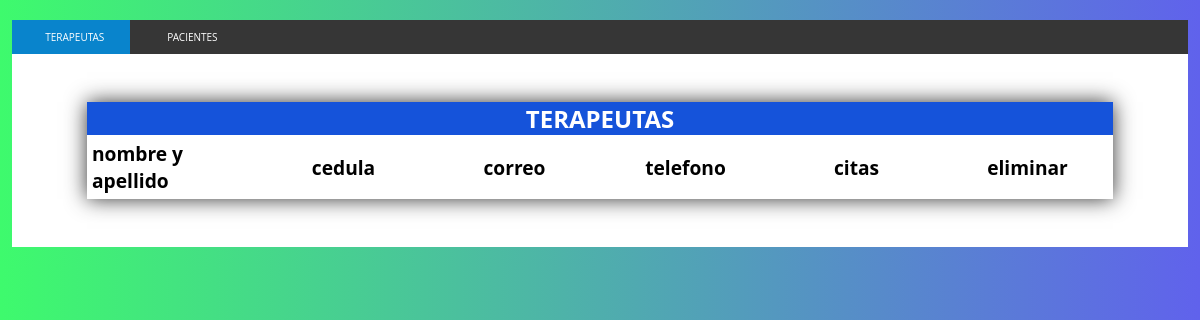
Page /administrador.php on the earlier database version.
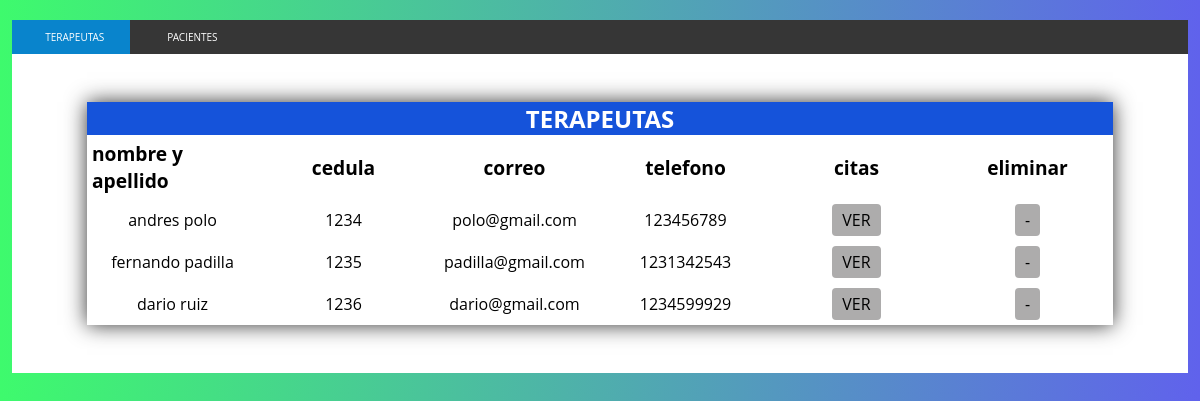
Same page on the later database version.
### tables this page shows
CREATE TABLE `usuarios` (
  `id` int(11) NOT NULL,
  `nombre` varchar(50) NOT NULL,
  `apellido` varchar(50) NOT NULL,
  `correo` varchar(50) NOT NULL,
  `pass_w` varchar(50) NOT NULL,
  `telefono` int(11) NOT NULL,
  `cedula` int(10) NOT NULL,
  `tipo_u` int(2) NOT NULL
);

### administrador.php (the view, shortened to what this page needs)
<?php
include("cn.php");
$terapeutas = "SELECT `nombre`, `apellido`,`cedula`, `correo`, `telefono`, `id` FROM `usuarios` WHERE tipo_u=2";
?>
<!DOCTYPE html>
<html lang="en">
<head>
	<link rel="stylesheet" href="estilo2.css">
	<link rel="stylesheet" href="font-awesome.css">
</head>
<body>
	<div class="wrap">
		<ul class="tabs">
			<li><a href="#tab1"><span class="tab-text">TERAPEUTAS</span></a></li>
			<li><a href="#tab2"><span class="tab-text">PACIENTES</span></a></li>
		</ul>
		<div class="secciones">
			<article id="tab1">
				<div class="container-table">
					<div class="table__title">TERAPEUTAS</div>
					<div class="table__header">nombre y apellido</div>
					<div class="table__header">cedula</div>
					<div class="table__header">correo</div>
					<div class="table__header">telefono</div>
					<div class="table__header">citas</div>
					<div class="table__header">eliminar</div>
					<?php $resultado1 = mysqli_query($conexion, $terapeutas );
					while($row = mysqli_fetch_assoc($resultado1)) {
					?>
					<div class="table__item"><?php echo $row["nombre"] ?> <?php echo $row["apellido"] ?></div>
					<div class="table__item"><?php echo $row["cedula"] ?></div>
					<div class="table__item"><?php echo $row["correo"] ?></div>
					<div class="table__item"><?php echo $row["telefono"] ?></div>
					<div class="table__item"><a href="tcitas.php?id=<?php echo $row["id"]; ?>" class="btn">VER</a></div>
					<div class="table__item"><a href="" class="btn">-</a></div>
					<?php } ?>
				</div>
			</article>
		</div>
	</div>
</body>
</html>

### estilo2.css (style rules this page uses)
* { margin: 0; padding: 0; -webkit-box-sizing: border-box; -moz-box-sizing: border-box; box-sizing: border-box; }
body { background: linear-gradient(to right, rgb(62, 250, 109),rgb(96, 98, 236));; font-family: 'Open sans'; }
.wrap { width: 98%; max-width: 98%; margin: 20px auto; }
ul.tabs { width: 100%; background: #363636; list-style: none; display: flex; }
ul.tabs li { width: 10%; }
ul.tabs li a { color: #fff; text-decoration: none; font-size: 10px; text-align: center; display: block; padding: 10px 0px; }
.active { background: #0984CC; }
ul.tabs li a .tab-text { margin-left: 8px; }
.secciones { width: 100%; background: #fff; }
.secciones article { padding: 18px; }
.container-table { width: 90%; background: white; margin: 30px auto; box-shadow: 0 0 20px #333; display: grid; grid-template-columns: repeat(6,1fr); }
.table__title { grid-column-start: 1; grid-column-end: 7; background: rgb(21, 83, 218); color: #fff; display: flex; justify-content: center; align-items: center; font-weight: bold; font-size: 1.5em; }
.table__header,.table__item { display: flex; justify-content: center; align-items: center; }
.table__header { font-weight: bold; font-size: 1.2em; padding: 5px; }
.table__item { padding: 5px; font-size: 1em; }
.btn { background-color: rgb(173, 172, 172); text-decoration: none; padding: 5px 10px; border-radius: 4px; cursor: pointer; color: black; }

Differences in the rows shown:
added usuarios: nombre "andres", apellido "polo", cedula "1234", correo "polo@gmail.com", telefono "123456789"
added usuarios: nombre "fernando", apellido "padilla", cedula "1235", correo "padilla@gmail.com", telefono "1231342543"
added usuarios: nombre "dario", apellido "ruiz", cedula "1236", correo "dario@gmail.com", telefono "1234599929"
